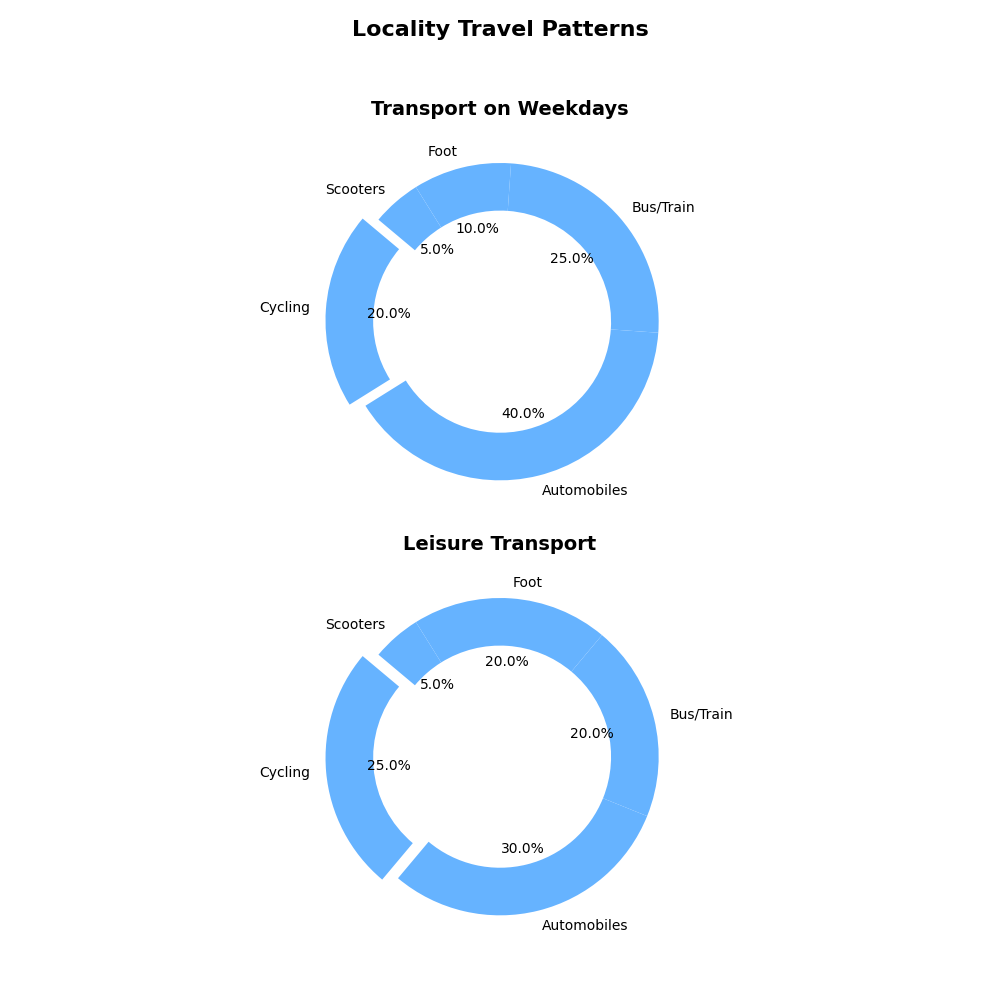

This chart was generated by the following Python code:
import matplotlib.pyplot as plt

modes_of_transport = ['Cycling', 'Automobiles', 'Bus/Train', 'Foot', 'Scooters']
weekday_usage = [20, 40, 25, 10, 5]
weekend_usage = [25, 30, 20, 20, 5]

single_color = '#66b3ff'
explode = (0.1, 0, 0, 0, 0)

fig, (ax1, ax2) = plt.subplots(2, 1, figsize=(10, 10))

ax1.pie(
    weekday_usage,
    labels=modes_of_transport,
    autopct='%1.1f%%',
    startangle=140,
    colors=[single_color] * len(modes_of_transport),
    explode=explode,
    wedgeprops=dict(width=0.3)
)
ax1.set_title("Transport on Weekdays", fontsize=14, fontweight='bold')

ax2.pie(
    weekend_usage,
    labels=modes_of_transport,
    autopct='%1.1f%%',
    startangle=140,
    colors=[single_color] * len(modes_of_transport),
    explode=explode,
    wedgeprops=dict(width=0.3)
)
ax2.set_title("Leisure Transport", fontsize=14, fontweight='bold')

fig.suptitle("Locality Travel Patterns", fontsize=16, fontweight='bold')

plt.tight_layout(rect=[0, 0.03, 1, 0.95])

plt.show()
